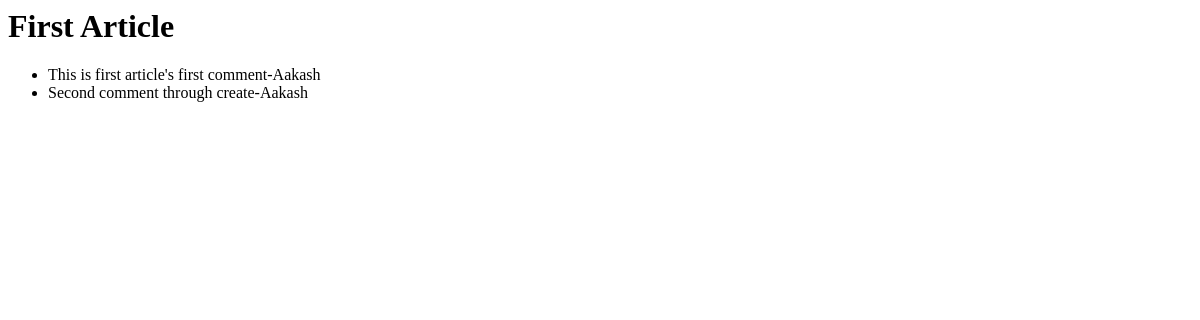
The app's page /article/1/, older data.
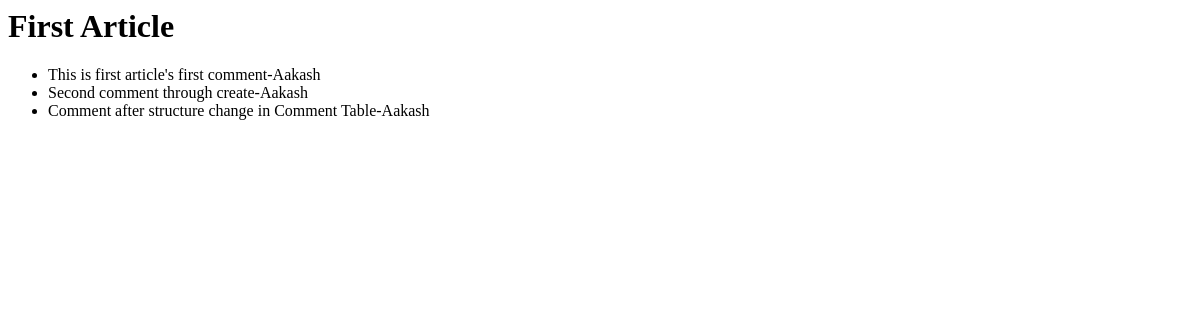
The same page, newer data.
### article/models.py (models this page shows, shortened)
class Article(models.Model):
    title = models.CharField(max_length=100)
    author = models.CharField(max_length=100)
    content = models.CharField(max_length=10000)

class Comment(models.Model):
    article = models.ForeignKey(Article,on_delete=models.CASCADE)
    comment_text = models.CharField(max_length=10000)
    comment_author = models.CharField(max_length=10000)
    comment_date = models.DateTimeField(default=timezone.now(),max_length=25)

### article/views.py (the view)
# urls.py: url(r'^(?P<article_id>[0-9]+)/$',views.detail,name='detail'),
def detail(request,article_id):
    article = get_object_or_404(Article,pk=article_id)
    return render(request,'article/detail.html',{'article':article})

### article/templates/article/detail.html
<h1>{{article.title}}</h1>
<ul>
    {%for comment in article.comment_set.all%}
    <li>{{comment.comment_text}}-{{comment.comment_author}}</li>
    {%endfor%}
</ul>

Row changes from the older to the newer data that the page shows:
added Comment: comment_text "Comment after structure change in Comment Table", comment_author "Aakash"
